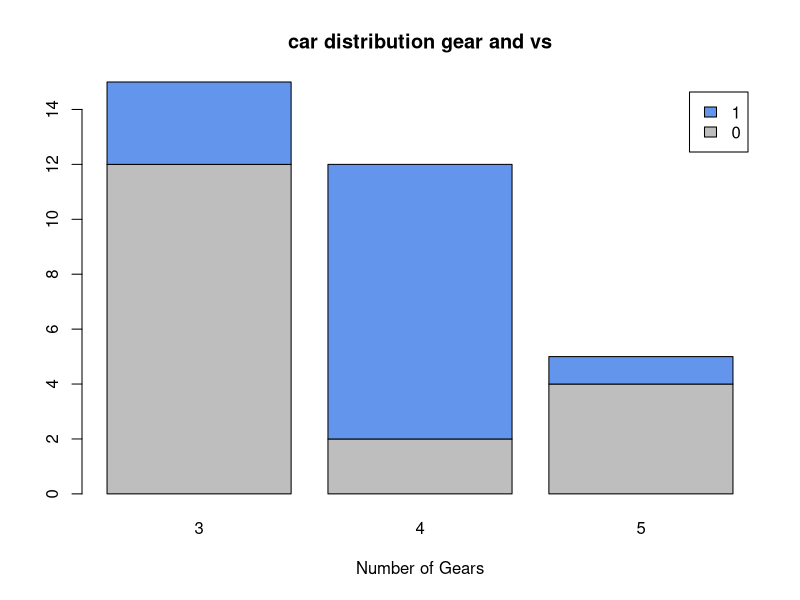

Source code (R):
library(dplyr)
head(mtcars)
counts<-table(mtcars$vs, mtcars$gear)
barplot(counts, main = "car distribution gear and vs", xlab = "Number of Gears", legend = rownames(counts), col = c("grey", "corn flowerblue"))
